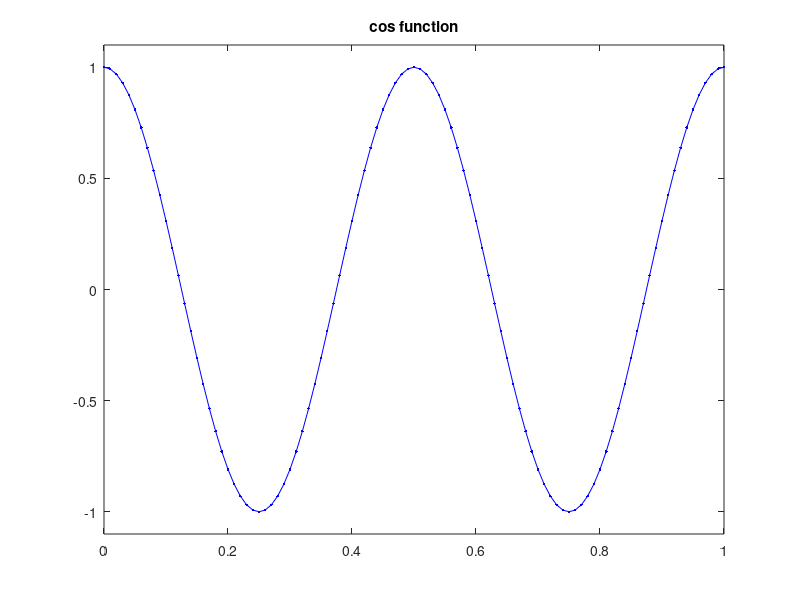
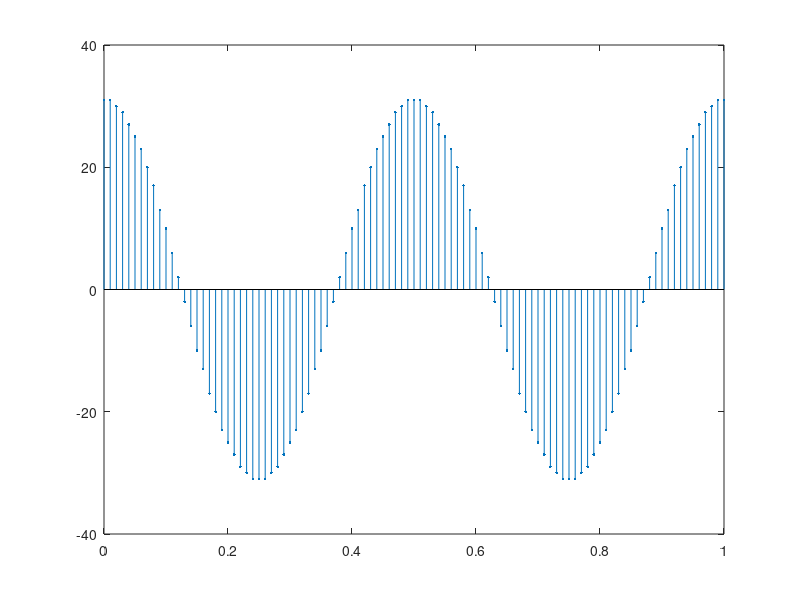
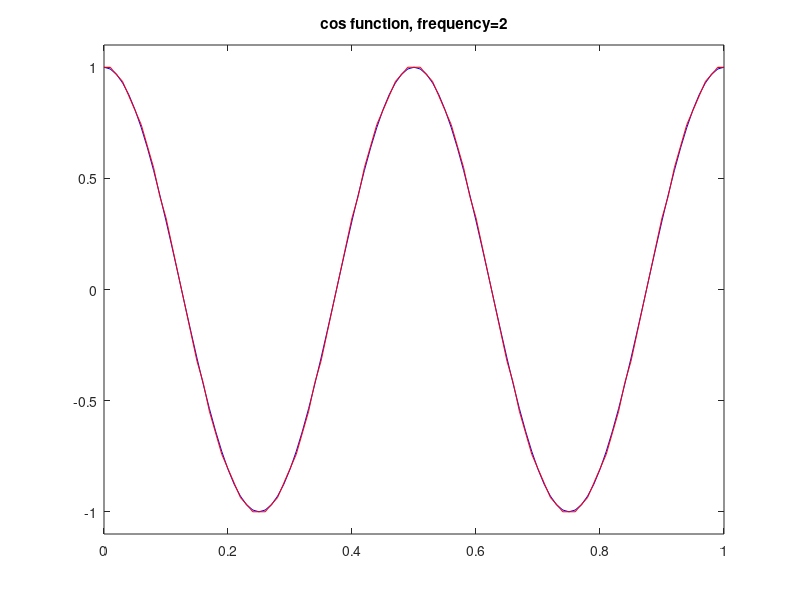
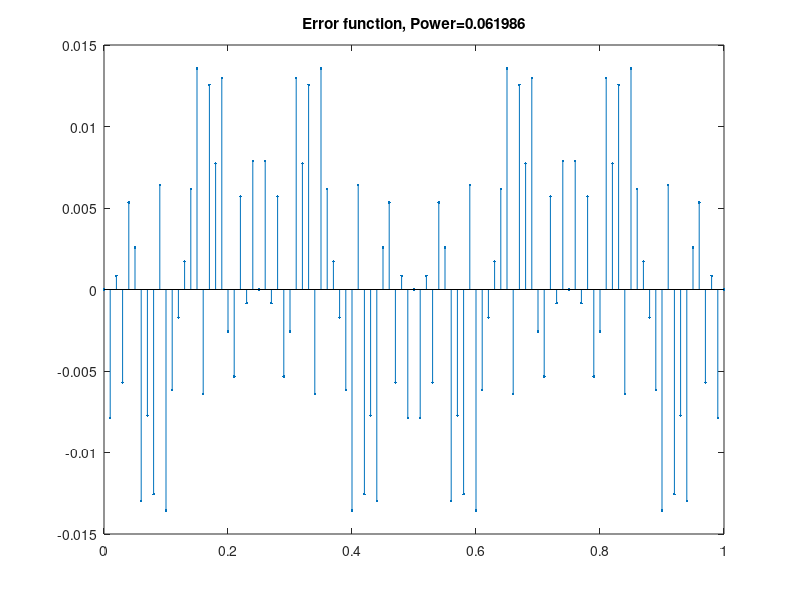

The MATLAB script that drew these images, in order:
% Lab01 Analog-to-digital converting

% Sampling
fs = 100; % 샘플링 주파수
fi = 2; % 아날로그 신호의 최대 주파수 설정
delta = 1/fs; % 샘플링 주기

x = 0:delta:1; % x 영역의 범위
fx = cos(2*pi*fi*x); % 최소 = -1, 최대 = +1

figure(1);
plot(x, fx, 'b.-');
axis([0,1,-1.1, 1.1]);
title('cos function');

% Quantization
qbit = 6; % 양자화 비트수
maxval = 2^(qbit-1)-1; % -31 ~ 31
fxq = round(maxval*fx);

figure(2);
stem(x,fxq,'.');

% inverse Quantization
fxr = fxq/maxval;
fxe = fx- fxr;
errpow = mean(fxe.^2);

figure(3);
plot(x, fx, 'b-', x, fxr, 'r-');
axis([0,1,-1.1, 1.1]);
title(['cos function, frequency=', num2str(fi)]);

figure(4);
stem(x,fxe,'.');
title(['Error function, Power=', num2str(errpow*1000)]);